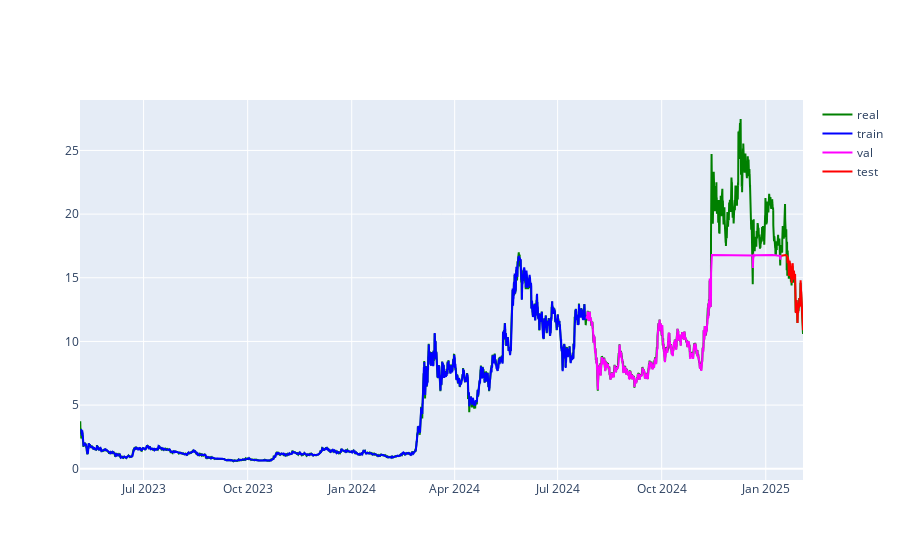

Notebook source saved alongside this figure:
### Code cell
train_test = {'train':train_pred,'test':test_pred}

fig = go.Figure()

dates = df_clean['Close time_date']

date_train = dates[25:len(train_pred)]
date_val = dates[len(train_pred)+25:len(train_pred)+len(val_pred)+25]
date_test = dates[len(train_pred)+len(val_pred)+25:]


fig.add_trace(go.Scatter(x=dates
                            ,y=df_clean.closex1M
                            ,mode='lines'
                            ,name='real'
                            ,line = dict(color='green')))

fig.add_trace(go.Scatter(x=date_train
                            ,y=train_pred.reshape(-1)
                            ,mode='lines'
                            ,name='train'   
                            ,line=dict(color='blue')))

fig.add_trace(go.Scatter(x=date_val
                            ,y=val_pred.reshape(-1)
                            ,mode='lines'
                            ,name='val'
                            ,line=dict(color='magenta')))

fig.add_trace(go.Scatter(x=date_test
                            ,y=test_pred.reshape(-1)
                            ,mode='lines'
                            ,name='test'
                            ,line= dict(color='red')))


fig.write_html(model_result_path)
    
fig.show()

### Figure 1 — Plotly figure (JSON) as saved in the notebook; plotly's stock layout.template omitted (floating-point values rounded to 4 significant figures; data arrays with more than 128 entries replaced by an {"elided": "..."} marker saying what was removed)
{"data": [{"line": {"color": "green"}, "mode": "lines", "name": "real", "type": "scatter", "x": {"elided": "15340 str values"}, "y": {"elided": "15340 float values"}}, {"line": {"color": "blue"}, "mode": "lines", "name": "train", "type": "scatter", "x": {"elided": "10696 str values"}, "y": {"elided": "10721 float values"}}, {"line": {"color": "magenta"}, "mode": "lines", "name": "val", "type": "scatter", "x": {"elided": "4135 str values"}, "y": {"elided": "4135 float values"}}, {"line": {"color": "red"}, "mode": "lines", "name": "test", "type": "scatter", "x": {"elided": "459 str values"}, "y": {"elided": "460 float values"}}], "layout": {}}
